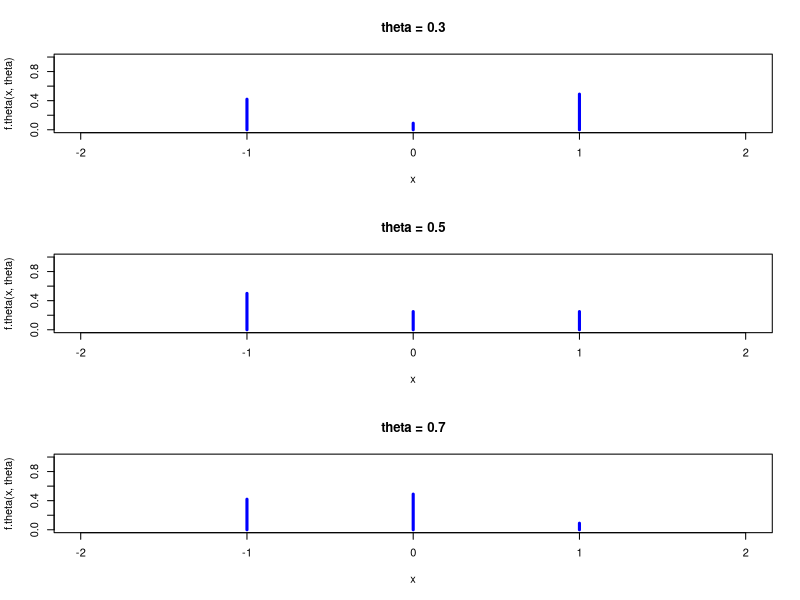
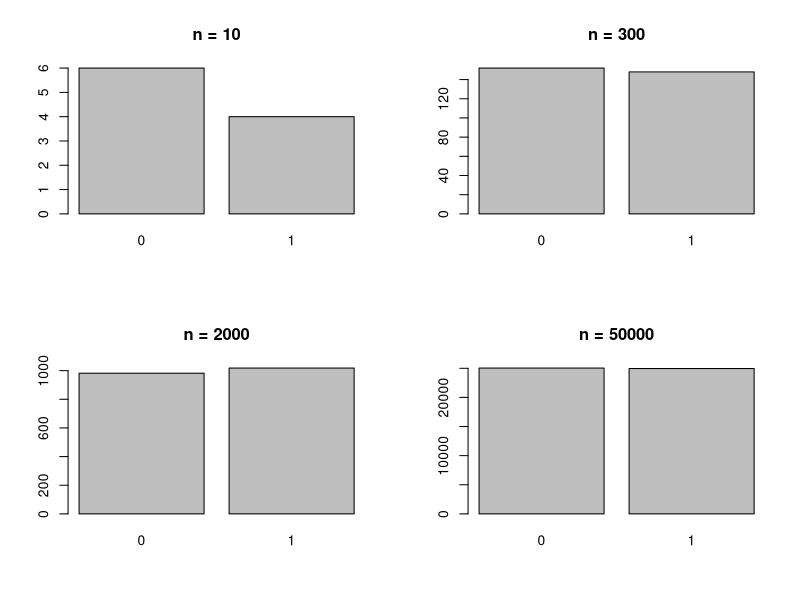
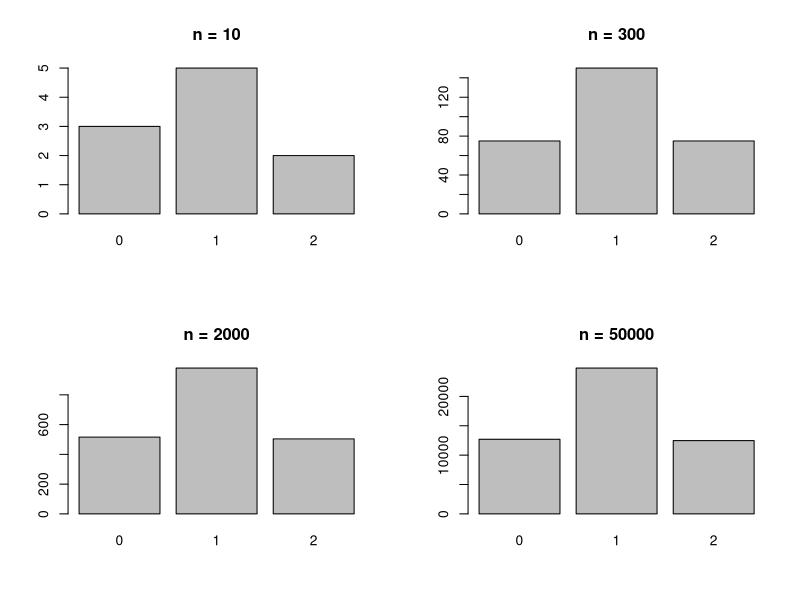
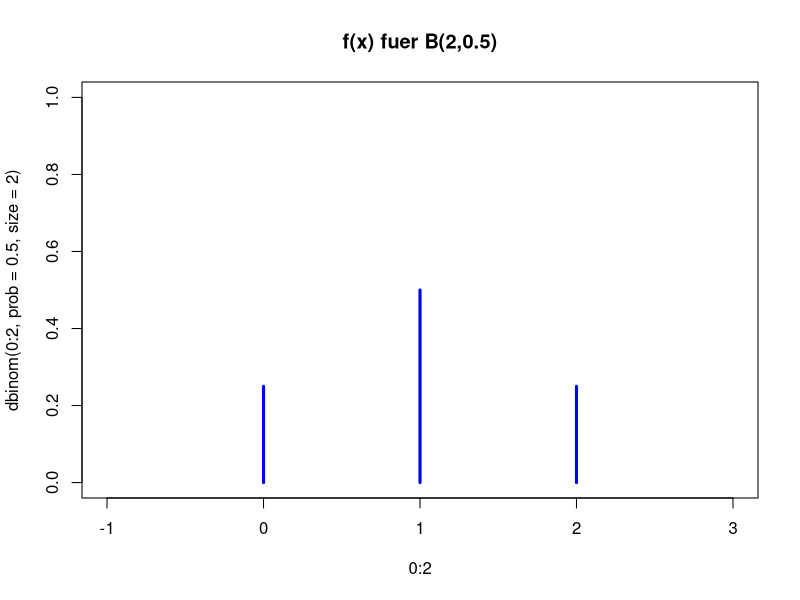
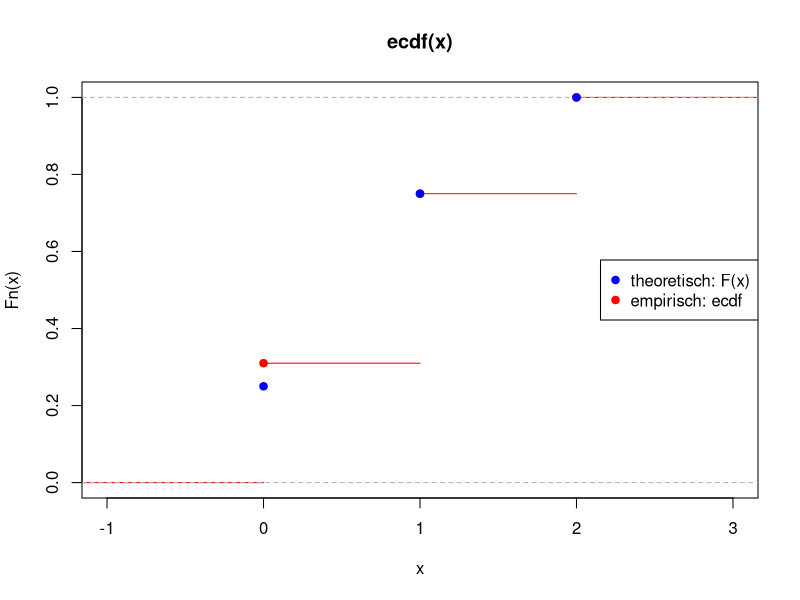

Generate these figures, in order, with R:
## Plots
#####################################

f.theta  <- function(x, theta){
    f <- rep(NULL,length(x))
    f[x==-1]  <- 2*theta*(1-theta)
    f[x== 0]  <- theta^2
    f[x== 1]  <- (1-theta)^2
    return(f)
}

x <- c(-1:1); xlim <- c(-2,2)
par(mfrow=c(3,1))
theta <- 0.3; titel <- paste("theta =",theta)
plot(x,f.theta(x,theta),xlim=xlim,ylim=c(0,1),type="h",col="blue",lwd=3,main=titel)
theta <- 0.5; titel <- paste("theta =",theta)
plot(x,f.theta(x,theta),xlim=xlim,ylim=c(0,1),type="h",col="blue",lwd=3,main=titel)
theta <- 0.7; titel <- paste("theta =",theta)
plot(x,f.theta(x,theta),xlim=xlim,ylim=c(0,1),type="h",col="blue",lwd=3,main=titel)
par(mfrow=c(1,1))

    
## Aufgabe 2/3
#####################################

n <- c(10,300,2000,50000)

par(mfrow=c(2,2))
nn <- n[1]; x <- sample(0:1,nn,replace=TRUE)
barplot(table(x),main=paste("n =",nn))
nn <- n[2]; x <- sample(0:1,nn,replace=TRUE)
barplot(table(x),main=paste("n =",nn))
nn <- n[3]; x <- sample(0:1,nn,replace=TRUE)
barplot(table(x),main=paste("n =",nn))
nn <- n[4]; x <- sample(0:1,nn,replace=TRUE)
barplot(table(x),main=paste("n =",nn))
par(mfrow=c(1,1))


## Aufgabe 2/5
#####################################


## (a)
n <- c(10,300,2000,50000)
par(mfrow=c(2,2))
nn <- n[1]; x1 <- sample(0:1,nn,replace=TRUE); x2 <- sample(0:1,nn,replace=TRUE)
s <- x1+x2; barplot(table(s),main=paste("n =",nn))
nn <- n[2]; x1 <- sample(0:1,nn,replace=TRUE); x2 <- sample(0:1,nn,replace=TRUE)
s <- x1+x2; barplot(table(s),main=paste("n =",nn))
nn <- n[3]; x1 <- sample(0:1,nn,replace=TRUE); x2 <- sample(0:1,nn,replace=TRUE)
s <- x1+x2; barplot(table(s),main=paste("n =",nn))
nn <- n[4]; x1 <- sample(0:1,nn,replace=TRUE); x2 <- sample(0:1,nn,replace=TRUE)
s <- x1+x2; barplot(table(s),main=paste("n =",nn))
par(mfrow=c(1,1))

## (b)
plot(0:2, dbinom(0:2,prob=0.5,size=2), type="h", xlim=c(-1,3), ylim=c(0,1), col="blue", lwd=3)
title("f(x) fuer B(2,0.5)")

## (c)
nn <- 100 ## verschiedene n probieren!
x1 <- sample(0:1,nn,replace=TRUE); x2 <- sample(0:1,nn,replace=TRUE)
x <- x1+x2
plot(ecdf(x), col="red")
points(0:2, pbinom(0:2,prob=0.5,size=2), pch=19,col="blue")
legend("right",c("theoretisch: F(x)","empirisch: ecdf"),col=c("blue","red"),pch=19)
